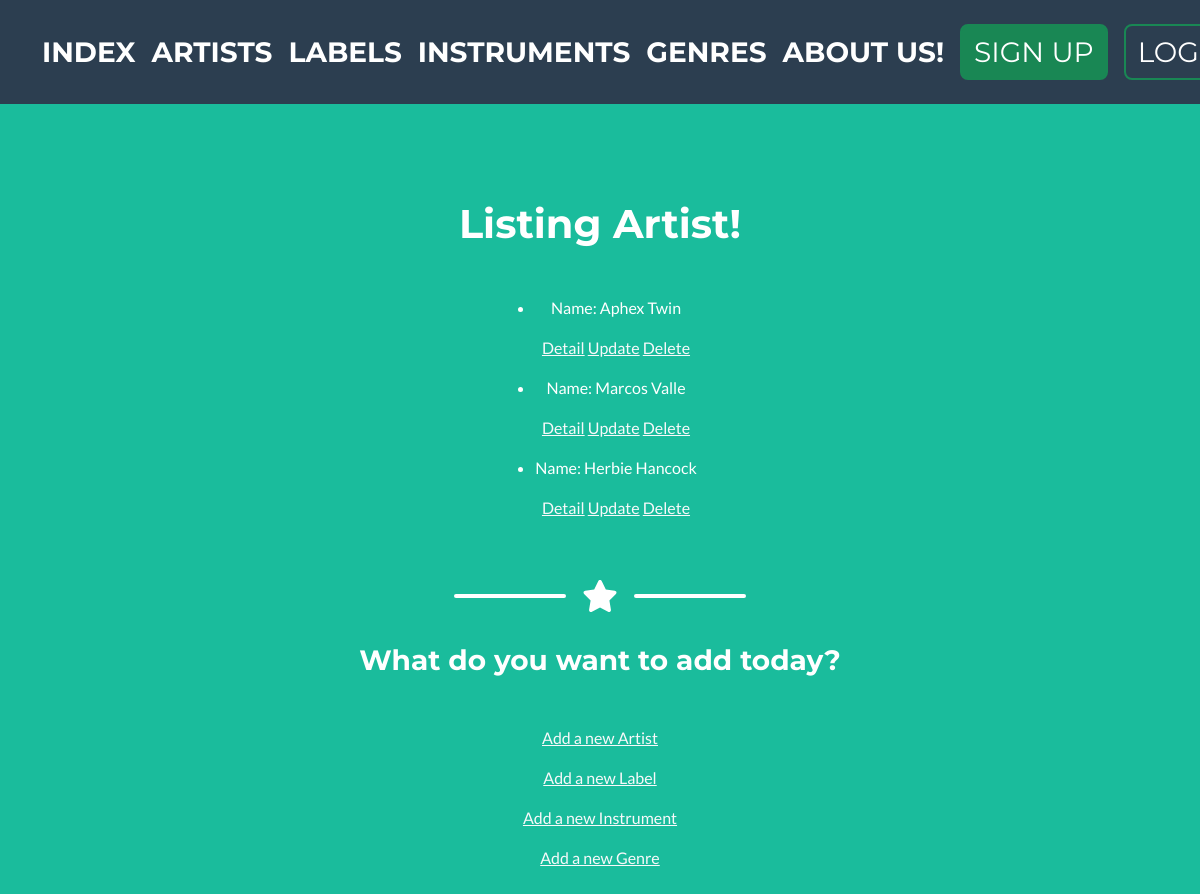
Page /App1/listArtist/ on the committed database.
### App1/models.py (models this page shows, shortened)
class Artist(models.Model):
    name=models.CharField(max_length=40)
    nacionality=models.CharField(max_length=40)
    biography = models.TextField()
    img = models.ImageField(null=True, blank=True) #Agregamos imagenes!

### App1/views.py (the view)
# urls.py: path('listArtist/', views.ArtistList.as_view(), name='listArtist'),
class ArtistList(ListView):
    model = Artist
    template_name = "App1/listArtist.html"

### App1/templates/App1/listArtist.html
{% extends 'App1/father2.html' %}
{% load static %}
{% block changingContent %}
<h1 class="mb-5">Listing Artist!</h1>
<ul>
    {% for artist in object_list %}
        <li>
            <p>Name: {{artist.name}}</p>
            <p>
                    <a class="btn-outline-light mb-3" href="{% url 'ArtistDetail' artist.id %}">Detail</a>
                    <a class="btn-outline-light mb-3" href="{% url 'ArtistUpdate' artist.id %}">Update</a>
                    <a class="btn-outline-light mb-3" href="{% url 'ArtistDelete' artist.id %}">Delete</a>
            </p>
        </li>
    {% endfor %}
</ul>
{% endblock %}

### rows in the picture
Artist: name "Aphex Twin"
Artist: name "Marcos Valle"
Artist: name "Herbie Hancock"
